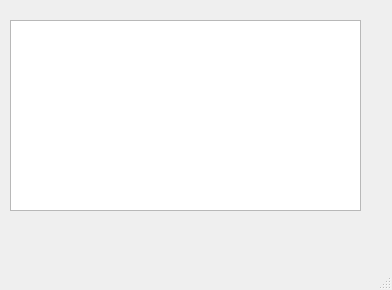
<?xml version="1.0" encoding="UTF-8"?>
<ui version="4.0">
 <class>MainWindow</class>
 <widget class="QMainWindow" name="MainWindow">
  <property name="geometry">
   <rect>
    <x>0</x>
    <y>0</y>
    <width>392</width>
    <height>290</height>
   </rect>
  </property>
  <property name="windowTitle">
   <string>MainWindow</string>
  </property>
  <widget class="QWidget" name="centralwidget">
   <widget class="QListView" name="listView">
    <property name="geometry">
     <rect>
      <x>10</x>
      <y>20</y>
      <width>351</width>
      <height>191</height>
     </rect>
    </property>
   </widget>
  </widget>
  <widget class="QMenuBar" name="menubar">
   <property name="geometry">
    <rect>
     <x>0</x>
     <y>0</y>
     <width>392</width>
     <height>22</height>
    </rect>
   </property>
  </widget>
  <widget class="QStatusBar" name="statusbar"/>
 </widget>
 <resources/>
 <connections/>
</ui>
